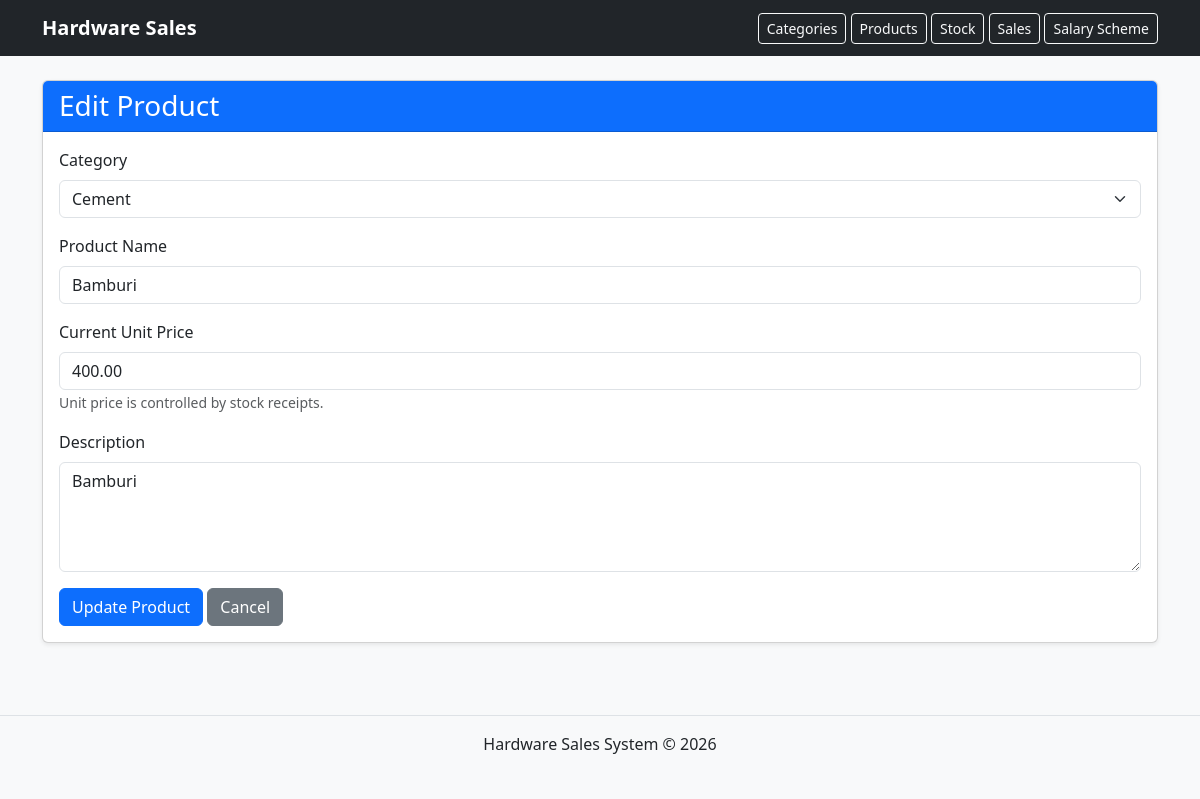
The app's page /products/1/edit/, older data.
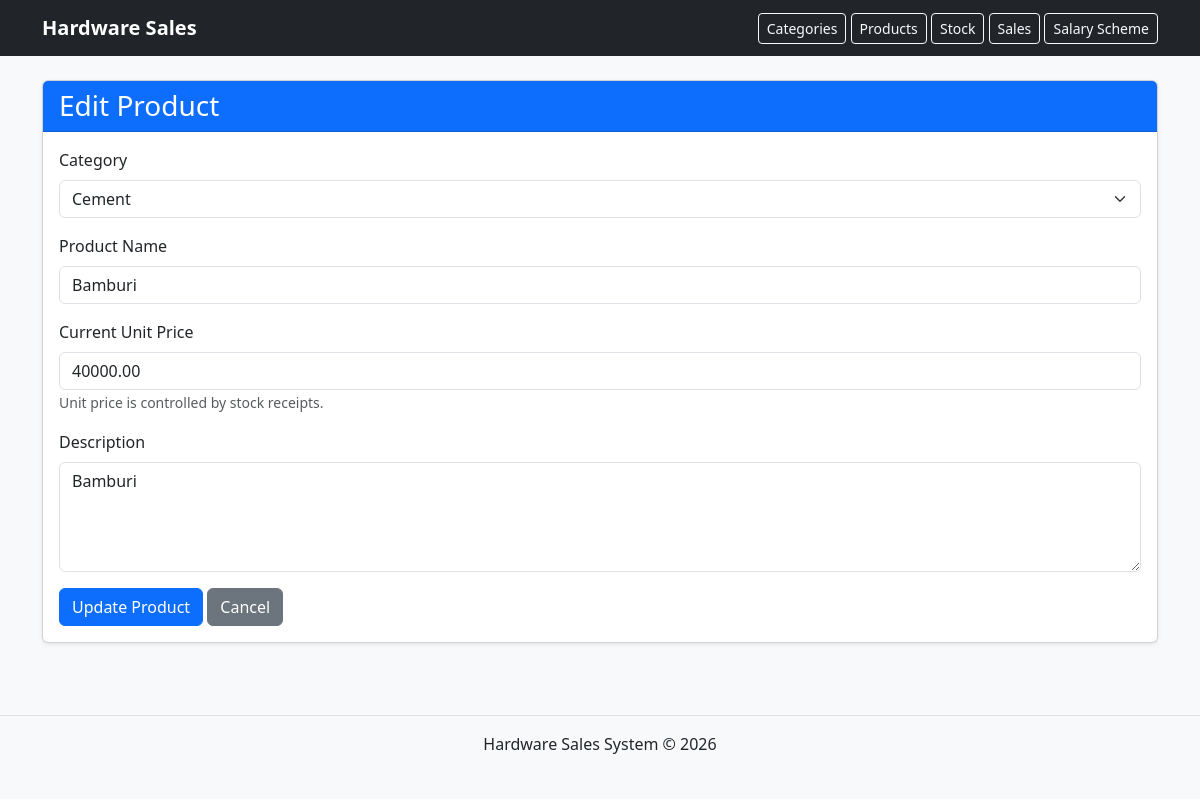
The same page, newer data.
### web/models.py (models this page shows, shortened)
class Product(models.Model):
    category_name = models.ForeignKey(Category, on_delete=models.CASCADE)
    product_name = models.CharField(max_length=100)
    unit_price = models.DecimalField(max_digits=100, decimal_places=2, default=0)
    description = models.TextField()

class Category(models.Model):
    category_name = models.CharField(max_length=100, unique=True)
    slug = models.SlugField(unique=True)

### web/views.py (the view, shortened to what this page needs)
# urls.py: path("products/<int:product_id>/edit/", views.edit_product, name="edit_product"),
def edit_product(request, product_id):
    product = get_object_or_404(Product, id=product_id)
    categories = Category.objects.all()
    return render(request, "edit_product.html", {
        "product": product,
        "categories": categories
    })

### web/templates/edit_product.html (shortened to what this page needs)
{% extends 'base.html' %}
{% block content %}
<div class="card shadow-sm">
    <div class="card-header bg-primary text-white">
        <h3 class="mb-0">Edit Product</h3>
    </div>
    <div class="card-body">
        <form method="POST">
            <div class="mb-3">
                <label class="form-label">Category</label>
                <select name="category" class="form-select" required>
                    {% for category in categories %}
                    <option value="{{ category.id }}" {% if product.category_name.id == category.id %}selected{% endif %}>
                        {{ category.category_name }}
                    </option>
                    {% endfor %}
                </select>
            </div>
            <div class="mb-3">
                <label class="form-label">Product Name</label>
                <input type="text" name="product_name" value="{{ product.product_name }}" class="form-control" required>
            </div>
            <div class="mb-3">
                <label class="form-label">Current Unit Price</label>
                <input type="text" value="{{ product.unit_price }}" class="form-control" readonly>
                <small class="text-muted">
                    Unit price is controlled by stock receipts.
                </small>
            </div>
            <div class="mb-3">
                <label class="form-label">Description</label>
                <textarea name="description" class="form-control" rows="4" required>{{ product.description }}</textarea>
            </div>
            <button type="submit" class="btn btn-primary">Update Product</button>
            <a href="{% url 'product_list' %}" class="btn btn-secondary">Cancel</a>
        </form>
    </div>
</div>
{% endblock %}

Row changes from the older to the newer data that the page shows:
changed Product "Bamburi": unit_price "400.00" → "40000.00"
